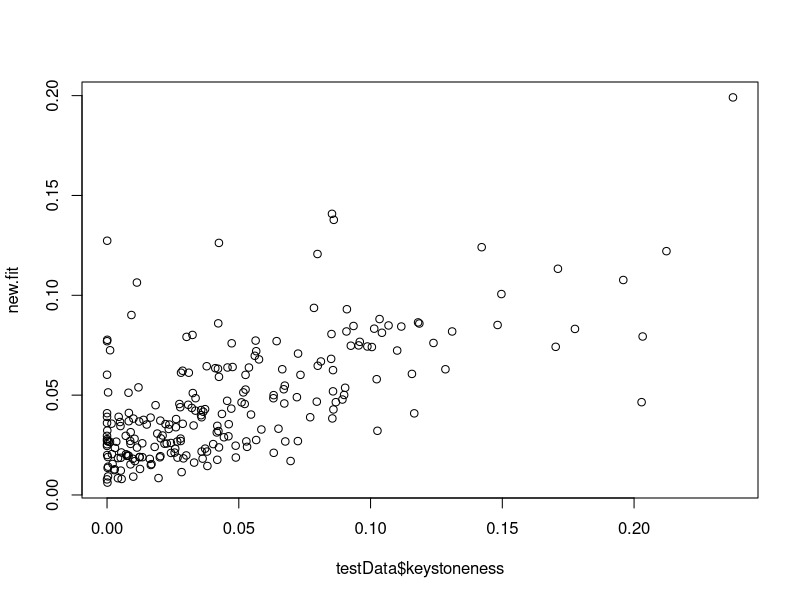

R code for this plot:


set.seed(50)

data<-read.csv("trainingData.csv")


trainingRows <- sample(1:nrow(data), 0.975 * nrow(data))
trainingData <- data[trainingRows, ]
testData<-data[-trainingRows,]
fit <- lm(keystoneness ~ rel.abun*cstr*cc.rel*md*eigen.centr*cb, data=trainingData)
summary(fit)
new.fit<-predict(fit,testData[,-1])
plot(testData$keystoneness,new.fit)




